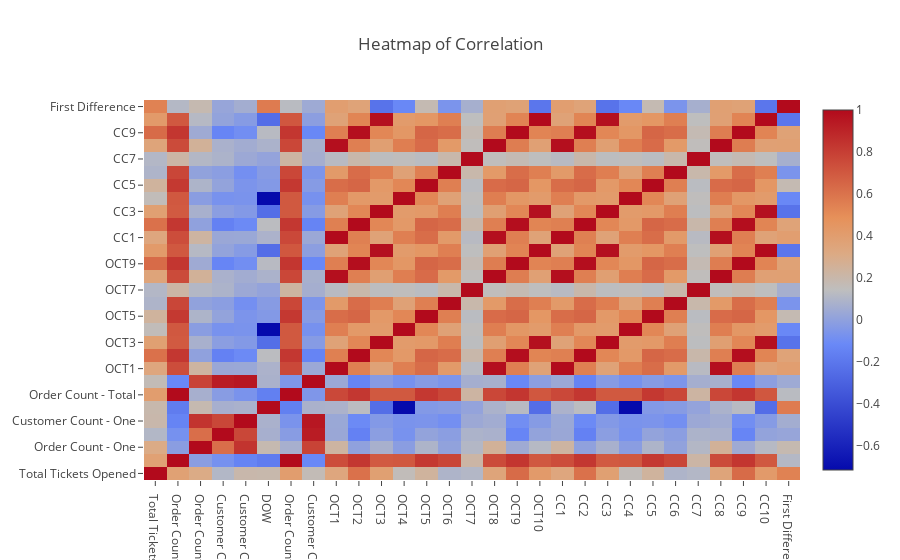

The cell this chart's notebook holds for it:
### Code cell
heatmap_corr(df)

### Figure 1 — Plotly figure (JSON) as saved in the notebook; plotly's stock layout.template omitted (floating-point values rounded to 4 significant figures; data arrays with more than 128 entries replaced by an {"elided": "..."} marker saying what was removed)
{"data": [{"type": "heatmap", "uid": "4fb05f48-365f-11e9-8001-acde48001122", "x": ["Total Tickets Opened", "Order Count - Sub", "Order Count - One", "Customer Count - Sub", "Customer Count - One", "DOW", "Order Count - Total", "Customer Count - Total", "OCT1", "OCT2", "OCT3", "OCT4", "OCT5", "OCT6", "OCT7", "OCT8", "OCT9", "OCT10", "CC1", "CC2", "CC3", "CC4", "CC5", "CC6", "CC7", "CC8", "CC9", "CC10", "First Difference"], "y": ["Total Tickets Opened", "Order Count - Sub", "Order Count - One", "Customer Count - Sub", "Customer Count - One", "DOW", "Order Count - Total", "Customer Count - Total", "OCT1", "OCT2", "OCT3", "OCT4", "OCT5", "OCT6", "OCT7", "OCT8", "OCT9", "OCT10", "CC1", "CC2", "CC3", "CC4", "CC5", "CC6", "CC7", "CC8", "CC9", "CC10", "First Difference"], "z": {"elided": "29x29 float values"}}], "layout": {"title": "Heatmap of Correlation", "yaxis": {"automargin": true}}}
